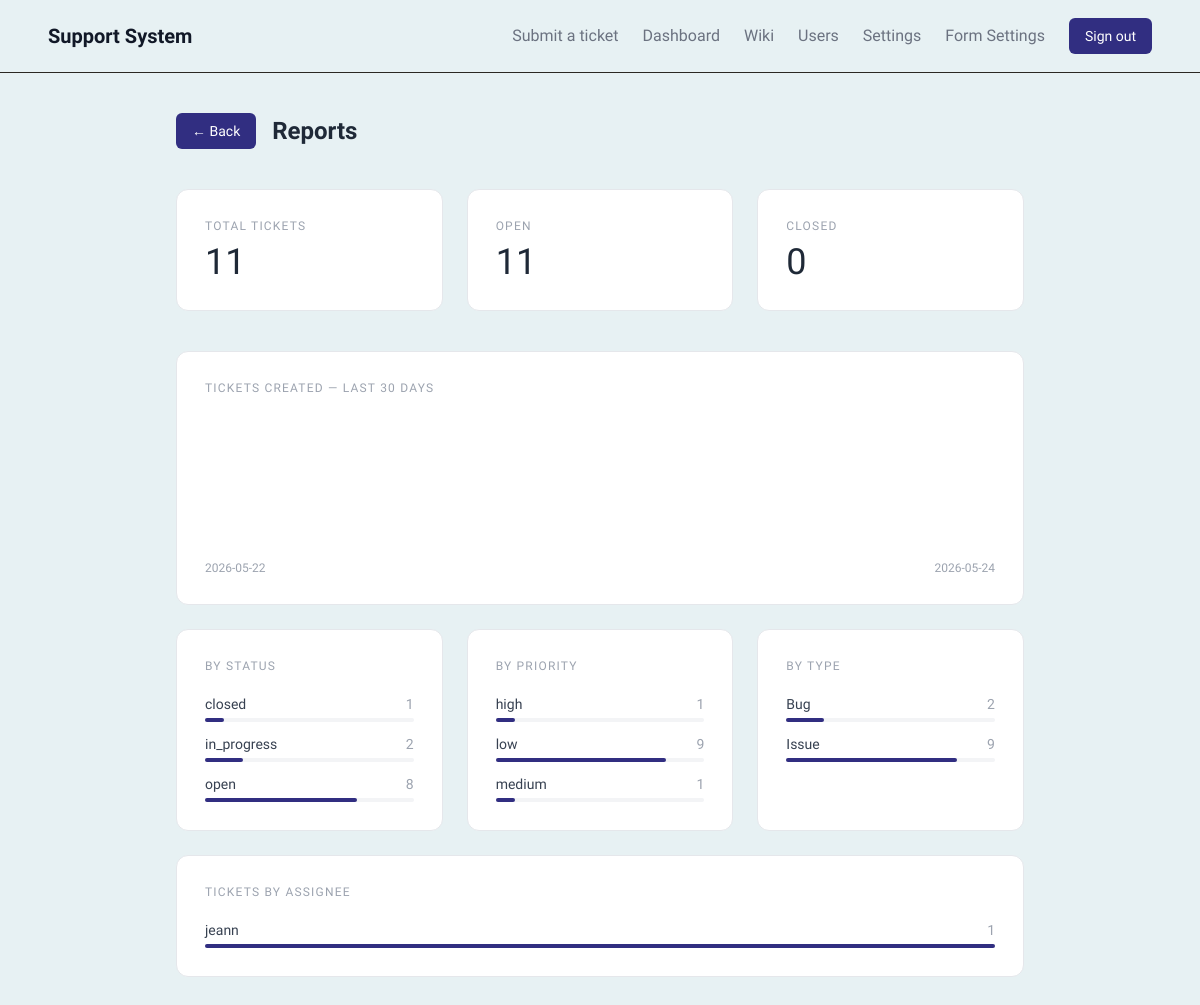
The page /admin/reports (signed in) on the database its author committed.
### models/ticket.py (models this page shows)
class Ticket(db.Model):
    __tablename__ = 'tickets'
    id = db.Column(db.Integer, primary_key=True)
    ticket_number = db.Column(db.String(20), unique=True, nullable=False)
    subject = db.Column(db.String(200), nullable=False)
    description = db.Column(db.Text, nullable=False)
    status = db.Column(db.String(20), nullable=False, default='Open')
    priority = db.Column(db.String(20), nullable=False, default='Low')
    type = db.Column(db.String(20), nullable=False)
    module = db.Column(db.String(50), nullable=False)
    submitter_name = db.Column(db.String(100), nullable=False)
    submitter_email = db.Column(db.String(120), nullable=False)
    assigned_to = db.Column(db.Integer, db.ForeignKey('users.id'), nullable=True)
    created_at = db.Column(db.DateTime, default=datetime.utcnow)
    updated_at = db.Column(db.DateTime, default=datetime.utcnow, onupdate=datetime.utcnow)
    closed_at = db.Column(db.DateTime, nullable=True)
    attachments = db.relationship('TicketAttachment', backref='ticket', lazy=True)
    assignee = db.relationship('User', backref='assigned_tickets', lazy=True)
    field_values = db.relationship('TicketFieldValue', backref='ticket', lazy=True)
    comments = db.relationship('TicketComment', backref='ticket', lazy=True)
    history = db.relationship('TicketHistory', backref='ticket', lazy=True)

### models/user.py (models this page shows)
class User(db.Model, UserMixin):
    __tablename__ = 'users'
    id = db.Column(db.Integer, primary_key=True)
    name = db.Column(db.String(100), nullable=False)
    username = db.Column(db.String(80), unique=True, nullable=False)
    email = db.Column(db.String(120), unique=True, nullable=False)
    password_hash = db.Column(db.String(200), nullable=False)
    is_superadmin = db.Column(db.Boolean, default=False)
    created_at = db.Column(db.DateTime, default=datetime.utcnow)
    is_active = db.Column(db.Boolean, default=True, nullable=False)

### routes/admin.py (the view)
@admin_bp.route('/reports')
@login_required
@require_permission('Reports', 'can_view')
def reports():
    thirty_days_ago = datetime.utcnow() - timedelta(days=30)
    daily_volume = (
        db.session.query(
            func.date(Ticket.created_at).label('day'),
            func.count(Ticket.id).label('count')
        )
        .filter(Ticket.created_at >= thirty_days_ago)
        .group_by(func.date(Ticket.created_at))
        .order_by(func.date(Ticket.created_at))
        .all()
    )
    by_status = (
        db.session.query(Ticket.status, func.count(Ticket.id))
        .group_by(Ticket.status)
        .all()
    )
    by_priority = (
        db.session.query(Ticket.priority, func.count(Ticket.id))
        .group_by(Ticket.priority)
        .all()
    )
    by_type = (
        db.session.query(Ticket.type, func.count(Ticket.id))
        .group_by(Ticket.type)
        .all()
    )
    closed_tickets = Ticket.query.filter(
        Ticket.status == 'Closed',
        Ticket.closed_at.isnot(None)
    ).all()
    if closed_tickets:
        total_seconds = sum(
            (t.closed_at - t.created_at).total_seconds()
            for t in closed_tickets
            if t.closed_at and t.created_at
        )
        avg_resolution_hours = round(total_seconds / len(closed_tickets) / 3600, 1)
    else:
        avg_resolution_hours = None
    per_assignee = (
        db.session.query(
            User.username,
            func.count(Ticket.id).label('count')
        )
        .join(Ticket, Ticket.assigned_to == User.id)
        .filter(User.is_active == True)
        .group_by(User.id, User.username)
        .order_by(func.count(Ticket.id).desc())
        .all()
    )
    total_tickets = Ticket.query.count()
    open_tickets = Ticket.query.filter(Ticket.status != 'Closed').count()
    closed_tickets_count = Ticket.query.filter(Ticket.status == 'Closed').count()
    return render_template(
        'admin/reports.html',
        daily_volume=daily_volume,
        by_status=by_status,
        by_priority=by_priority,
        by_type=by_type,
        avg_resolution_hours=avg_resolution_hours,
        per_assignee=per_assignee,
        total_tickets=total_tickets,
        open_tickets=open_tickets,
        closed_tickets_count=closed_tickets_count,
    )

### app.py (called while the page is built)
@app.after_request
def add_no_cache(response):
    response.headers['Cache-Control'] = 'no-cache, no-store, must-revalidate'
    response.headers['Pragma'] = 'no-cache'
    response.headers['Expires'] = '0'
    return response

### routes/admin.py (called while the page is built, shortened)
@admin_bp.context_processor
def admin_permissions():
    def _perm(module):
        return UserPermission.query.filter_by(
            user_id=current_user.id, module=module
        ).first()
    return dict(
        users_perm=_perm('Users'),
        settings_perm=_perm('Settings'),
        form_settings_perm=_perm('Form Settings'),
        reports_perm=_perm('Reports'),
    )

### templates/admin/reports.html (shortened to what this page needs)
{% extends "base.html" %}
{% block content %}
<div class="max-w-4xl mx-auto px-6 py-10">
  <div class="flex items-center gap-4 mb-10">
    <a href="{{ url_for('admin.panel') }}"
       class="text-sm bg-indigo-900 text-white px-4 py-2 rounded-md hover:bg-indigo-700 transition">
      ← Back
    </a>
    <h1 class="text-2xl font-semibold text-gray-800 playfair">Reports</h1>
  </div>
  <div class="grid grid-cols-1 sm:grid-cols-3 gap-6 mb-10">
    <div class="bg-white border border-gray-200 rounded-xl p-7">
      <p class="text-xs uppercase tracking-widest text-gray-400 font-medium mb-1">Total Tickets</p>
      <p class="text-4xl font-light text-gray-800 playfair mt-2">{{ total_tickets }}</p>
    </div>
    <div class="bg-white border border-gray-200 rounded-xl p-7">
      <p class="text-xs uppercase tracking-widest text-gray-400 font-medium mb-1">Open</p>
      <p class="text-4xl font-light text-gray-800 playfair mt-2">{{ open_tickets }}</p>
    </div>
    <div class="bg-white border border-gray-200 rounded-xl p-7">
      <p class="text-xs uppercase tracking-widest text-gray-400 font-medium mb-1">Closed</p>
      <p class="text-4xl font-light text-gray-800 playfair mt-2">{{ closed_tickets_count }}</p>
    </div>
  </div>
  <div class="bg-white border border-gray-200 rounded-xl p-7 mb-6">
    <p class="text-xs uppercase tracking-widest text-gray-400 font-medium mb-6">Tickets Created — Last 30 Days</p>
    {% if daily_volume %}
      {% set max_count = daily_volume | map(attribute='count') | max %}
      <div class="flex items-end gap-1 h-32">
      </div>
      <div class="flex justify-between mt-3 text-xs text-gray-400">
        <span>{{ daily_volume[0].day }}</span>
        <span>{{ daily_volume[-1].day }}</span>
      </div>
    {% else %}
      <p class="text-sm text-gray-400">No ticket data in the last 30 days.</p>
    {% endif %}
  </div>
  <div class="grid grid-cols-1 sm:grid-cols-3 gap-6 mb-6">
    <div class="bg-white border border-gray-200 rounded-xl p-7">
      <p class="text-xs uppercase tracking-widest text-gray-400 font-medium mb-5">By Status</p>
      {% if by_status %}
        {% set total_s = namespace(val=0) %}
        {% for status, count in by_status %}{% set total_s.val = total_s.val + count %}{% endfor %}
        <ul class="space-y-3">
          {% for status, count in by_status %}
          <li>
            <div class="flex justify-between text-sm mb-1">
              <span class="text-gray-700">{{ status or 'Unknown' }}</span>
              <span class="text-gray-400 tabular-nums">{{ count }}</span>
            </div>
            <div class="w-full bg-gray-100 rounded-full h-1">
              <div class="bg-indigo-900 h-1 rounded-full" style="width: {{ ((count / total_s.val) * 100) | round(1) }}%;"></div>
            </div>
          </li>
          {% endfor %}
        </ul>
      {% else %}
        <p class="text-sm text-gray-400">No data.</p>
      {% endif %}
    </div>
    <div class="bg-white border border-gray-200 rounded-xl p-7">
      <p class="text-xs uppercase tracking-widest text-gray-400 font-medium mb-5">By Priority</p>
      {% if by_priority %}
        {% set total_p = namespace(val=0) %}
        {% for priority, count in by_priority %}{% set total_p.val = total_p.val + count %}{% endfor %}
        {% set priority_colors = {'Critical': 'bg-red-500', 'High': 'bg-orange-400', 'Medium': 'bg-amber-400', 'Low': 'bg-green-500'} %}
        <ul class="space-y-3">
          {% for priority, count in by_priority %}
          <li>
            <div class="flex justify-between text-sm mb-1">
              <span class="text-gray-700">{{ priority or 'Unknown' }}</span>
              <span class="text-gray-400 tabular-nums">{{ count }}</span>
            </div>
            <div class="w-full bg-gray-100 rounded-full h-1">
              <div class="{{ priority_colors.get(priority, 'bg-indigo-900') }} h-1 rounded-full" style="width: {{ ((count / total_p.val) * 100) | round(1) }}%;"></div>
            </div>
          </li>
          {% endfor %}
        </ul>
      {% else %}
        <p class="text-sm text-gray-400">No data.</p>
      {% endif %}
    </div>
    <div class="bg-white border border-gray-200 rounded-xl p-7">
      <p class="text-xs uppercase tracking-widest text-gray-400 font-medium mb-5">By Type</p>
      {% if by_type %}
        {% set total_t = namespace(val=0) %}
        {% for ticket_type, count in by_type %}{% set total_t.val = total_t.val + count %}{% endfor %}
        <ul class="space-y-3">
          {% for ticket_type, count in by_type %}
          <li>
            <div class="flex justify-between text-sm mb-1">
              <span class="text-gray-700">{{ ticket_type or 'Unknown' }}</span>
              <span class="text-gray-400 tabular-nums">{{ count }}</span>
            </div>
            <div class="w-full bg-gray-100 rounded-full h-1">
              <div class="bg-indigo-900 h-1 rounded-full" style="width: {{ ((count / total_t.val) * 100) | round(1) }}%;"></div>
            </div>
          </li>
          {% endfor %}
        </ul>
      {% else %}
        <p class="text-sm text-gray-400">No data.</p>
      {% endif %}
    </div>
  </div>
  <div class="bg-white border border-gray-200 rounded-xl p-7">
    <p class="text-xs uppercase tracking-widest text-gray-400 font-medium mb-5">Tickets by Assignee</p>
    {% if per_assignee %}
      {% set max_a = per_assignee | map(attribute='count') | max %}
      <ul class="space-y-3">
        {% for row in per_assignee %}
        <li>
          <div class="flex justify-between text-sm mb-1">
            <span class="text-gray-700">{{ row.username }}</span>
            <span class="text-gray-400 tabular-nums">{{ row.count }}</span>
          </div>
          <div class="w-full bg-gray-100 rounded-full h-1">
            <div class="bg-indigo-900 h-1 rounded-full" style="width: {{ ((row.count / max_a) * 100) | int }}%;"></div>
          </div>
        </li>
        {% endfor %}
      </ul>
    {% else %}
      <p class="text-sm text-gray-400">No assigned tickets.</p>
    {% endif %}
  </div>
</div>
{% endblock %}

### templates/base.html (style rules this page uses)
body { background: #e7f1f3; }

### rows shown on the page
Ticket: type "Issue", id "9", {{ ((count / total_t.val) * 100) | round(1) }} 81.8 (drawn)
User: username "jeann", count "1", {{ ((row.count / max_a) * 100) | int }} 100 (drawn)

### other values the page prints
{{ total_tickets }} "11"
{{ open_tickets }} "11"
{{ closed_tickets_count }} "0"
{{ daily_volume[0].day }} "2026-05-22"
{{ daily_volume[-1].day }} "2026-05-24"
{{ status or 'Unknown' }} "closed" "in_progress" "open"
{{ count }} "1" "2" "8"
{{ priority or 'Unknown' }} "high" "low" "medium"
{{ count }} "1" "9" "1"
{{ ticket_type or 'Unknown' }} "Bug"
{{ count }} "2"
